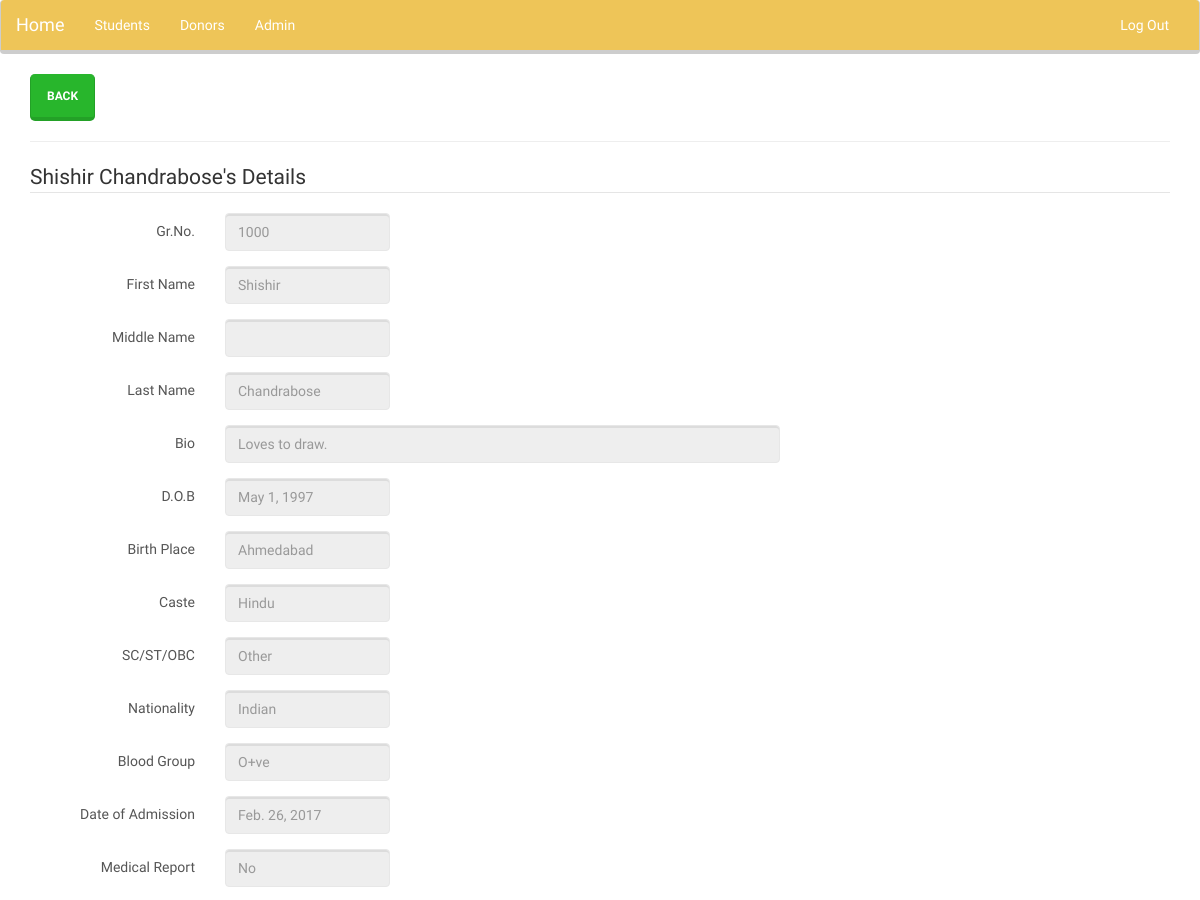
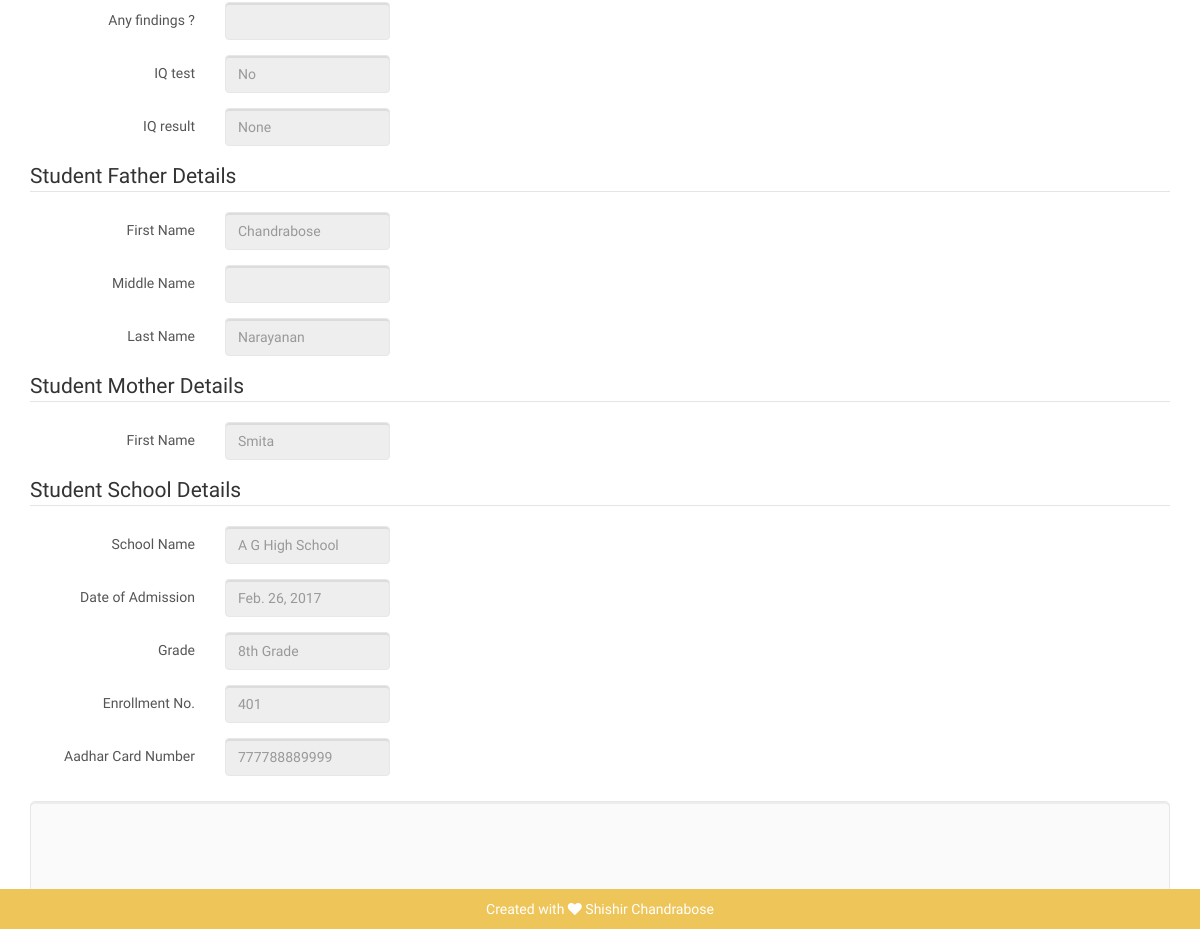
The app's page /student/1000/ (signed in) with its own data (2 pictures, top to bottom).
### visamokids/models.py (models this page shows, shortened)
class Student(models.Model):
	gr_no = models.BigIntegerField(help_text="e.g. 39", primary_key=True, default=0)
	first_name = models.CharField(max_length=100, help_text="e.g. Arpit", blank=True, null=True)
	middle_name = models.CharField(blank=True, null=True, max_length=100, help_text="e.g. Sumanbhai")
	last_name = models.CharField(max_length=100, help_text="e.g. Gamit",blank=True, null=True)
	dob = models.DateField(blank=True, null=True)
	birth_place = models.CharField(max_length=300, blank=True, null=True, help_text="e.g. Uchhal ,Surat")
	bio = models.TextField(blank=True, null=True, help_text="e.g. Has four siblings. Two younger and two elder ones.. or.. Started working as developer in TCS.")
	caste = models.CharField(max_length=300, blank=True, default='None', null=True,help_text="e.g. Hindu Gamit")
	SC_ST_OBC_CHOICES = (
		('SC','SC'),
		('ST','ST'),
		('OBC','OBC'),
		('OTHER','Other'),
		)
	sc_st_obc = models.CharField(choices = SC_ST_OBC_CHOICES, default = 'OTHER', max_length=5)
	nationality = models.CharField(max_length=300, blank=True, null=True, help_text="e.g. Indian")
	blood_group = models.CharField(blank=True, null=True, max_length=10, help_text="e.g. O+ve")
	date_of_admission = models.DateField()
	YES = 'Yes'
	NO = 'No'
	YES_NO_CHOICES = (
		(YES,'Yes'),
		(NO,'No'),
		)
	medical_report = models.CharField(choices = YES_NO_CHOICES, default = NO, max_length=3)
	findings = models.CharField(max_length=300, blank=True, null=True)
	iq_test = models.CharField(choices = YES_NO_CHOICES, default = NO, max_length=3)
	iq_result = models.IntegerField(blank=True, null=True,help_text="e.g. 98")
	father_of_student = models.ForeignKey(StudentFather, on_delete=models.CASCADE, blank=True, null=True)
	mother_of_student = models.ForeignKey(StudentMother, on_delete=models.CASCADE, blank=True, null=True)
	student_school_info = models.ForeignKey(StudentSchoolInfo, on_delete=models.CASCADE, blank=True, null=True)

class StudentFather(models.Model):
	first_name = models.CharField(max_length=100, help_text="e.g. Sumanbhai", blank=True, null=True)
	middle_name = models.CharField(max_length=100, help_text="e.g. Nenadiya",blank=True, null=True)
	last_name = models.CharField(max_length=100, help_text="e.g. Gamit", blank=True, null=True)
	education_of_father = models.CharField(max_length=300, blank=True, null=True, help_text="e.g. Studied till 10th grade")
	occupation_of_father = models.CharField(max_length=300, blank=True, null=True, help_text="e.g. Business")
	contact_number = models.BigIntegerField(blank=True, null=True, help_text="e.g. 8844999000")
	address = models.TextField(blank=True, null=True, help_text="e.g. 8 Gomatipur Street, Sarkhej")
	district = models.CharField(max_length=300, blank=True, null=True, help_text="e.g. Ahmedabad")
	monthly_income = models.BigIntegerField(blank=True, null=True, help_text="e.g. 1333")

class StudentMother(models.Model):
	first_name = models.CharField(max_length=100, help_text="e.g. Anitaben",blank=True, null=True)
	education_of_mother = models.CharField(max_length=300,blank=True, null=True, help_text="e.g. Studied till 10th grade")
	occupation_of_mother = models.CharField(max_length=300,blank=True, null=True, help_text="e.g. Business")
	contact_number = models.BigIntegerField(blank=True, null=True, help_text="e.g. 8844999000")
	monthly_income = models.BigIntegerField(blank=True, null=True, help_text="e.g. 1333")

class StudentSchoolInfo(models.Model):
	admission_secured_school = models.CharField(max_length=300,blank=True, null=True, help_text="e.g. Anand Niketan School")
	date_of_admission_in_school = models.DateField(blank=True, null=True)
	school_enrollment_number = models.BigIntegerField(blank=True, null=True, help_text="e.g. 41")
	aadhar_card_no = models.BigIntegerField(blank=True, null=True, help_text="e.g. 957877658493")
	GRADE_TYPE_CHOICES = (
		('1', '1st Grade'),
		('2', '2nd Grade'),
		('3', '3rd Grade'),
		('4', '4th Grade'),
		('5', '5th Grade'),
		('6', '6th Grade'),
		('7', '7th Grade'),
		('8', '8th Grade'),
		('9', '9th Grade'),
		('10', '10th Grade'),
		('11', '11th Science'),
		('11', '11th Commerce'),
		('12', '12th Science'),
		('12', '12th Commerce'),
	)
	grade = models.CharField(choices = GRADE_TYPE_CHOICES, default = '1', max_length=3, blank=True, null=True)
	STATUS_TYPE_CHOICES = (
		('STU', 'Studying'),
		('DRP', 'Drop Out'),
		('PSD', 'Passed Out'),
	)
	status = models.CharField(choices=STATUS_TYPE_CHOICES, default='STU', max_length=3, blank=True, null=True)

### visamokids/views.py (the view)
# urls.py: url(r'^student/(?P<gr_no>\d+)/',views.student_detail, name='student_detail'),
@login_required(login_url='login_page.html')
def student_detail(request, gr_no):
	try:
		student = Student.objects.get(gr_no=gr_no)
	except Student.DoesNotExist:
		raise Http404('This Student does not exist!')
	return render(request, 'visamokids/student_detail.html', {
			'student':student,
		})

### firstdjango/templates/visamokids/student_detail.html (shortened to what this page needs)
{% extends "base.html" %}
{% block content %}
    <a href="{% url 'student' %}" class="btn btn-primary btn-lg btn-success">Back</a>
	<hr>
    <form class="form-horizontal">
       <fieldset>
        <legend>{{ student.first_name|capfirst}} {{ student.last_name|capfirst}}'s Details</legend>
        <div class="form-group">
          <label class="col-lg-2 control-label">Gr.No.</label>
          <div class="col-lg-2">
            <input type="text" class="form-control" id="inputEmail" placeholder="{{ student.gr_no}}" disabled="true">
          </div>
        </div>
        <div class="form-group">
          <label class="col-lg-2 control-label">First Name</label>
          <div class="col-lg-2">
            <input type="text" class="form-control" id="inputEmail" placeholder="{{ student.first_name}}" disabled="true">
          </div>
        </div>
        <div class="form-group">
          <label class="col-lg-2 control-label">Middle Name</label>
          <div class="col-lg-2">
            <input type="text" class="form-control" id="inputEmail" placeholder="{{ student.middle_name}}" disabled="true">
          </div>
        </div>
        <div class="form-group">
          <label class="col-lg-2 control-label">Last Name</label>
          <div class="col-lg-2">
            <input type="text" class="form-control" id="inputEmail" placeholder="{{ student.last_name}}" disabled="true">
          </div>
        </div>
        <div class="form-group">
          <label class="col-lg-2 control-label">Bio</label>
          <div class="col-lg-6">
            <input type="text" class="form-control" id="inputEmail" placeholder="{{ student.bio}}" disabled="true">
          </div>
        </div>
        <div class="form-group">
          <label class="col-lg-2 control-label">D.O.B</label>
          <div class="col-lg-2">
            <input type="text" class="form-control" id="inputEmail" placeholder="{{ student.dob}}" disabled="true">
          </div>
        </div>
        <div class="form-group">
          <label class="col-lg-2 control-label">Birth Place</label>
          <div class="col-lg-2">
            <input type="text" class="form-control" id="inputEmail" placeholder="{{ student.birth_place}}" disabled="true">
          </div>
        </div>
        <div class="form-group">
          <label class="col-lg-2 control-label">Caste</label>
          <div class="col-lg-2">
            <input type="text" class="form-control" id="inputEmail" placeholder="{{ student.caste}}" disabled="true">
          </div>
        </div>
        <div class="form-group">
          <label class="col-lg-2 control-label">SC/ST/OBC</label>
          <div class="col-lg-2">
            <input type="text" class="form-control" id="inputEmail" placeholder="{{ student.get_sc_st_obc_display}}" disabled="true">
          </div>
        </div>
        <div class="form-group">
          <label class="col-lg-2 control-label">Nationality</label>
          <div class="col-lg-2">
            <input type="text" class="form-control" id="inputEmail" placeholder="{{ student.nationality}}" disabled="true">
          </div>
        </div>
        <div class="form-group">
          <label class="col-lg-2 control-label">Blood Group</label>
          <div class="col-lg-2">
            <input type="text" class="form-control" id="inputEmail" placeholder="{{ student.blood_group}}" disabled="true">
          </div>
        </div>
        <div class="form-group">
          <label class="col-lg-2 control-label">Date of Admission</label>
          <div class="col-lg-2">
            <input type="text" class="form-control" id="inputEmail" placeholder="{{ student.date_of_admission}}" disabled="true">
          </div>
        </div>
         <div class="form-group">
          <label class="col-lg-2 control-label">Medical Report</label>
          <div class="col-lg-2">
            <input type="text" class="form-control" id="inputEmail" placeholder="{{ student.get_medical_report_display}}" disabled="true">
          </div>
        </div>
        <div class="form-group">
          <label class="col-lg-2 control-label">Any findings ?</label>
          <div class="col-lg-2">
            <input type="text" class="form-control" id="inputEmail" placeholder="{{ student.findings}}" disabled="true">
          </div>
        </div>
        <div class="form-group">
          <label class="col-lg-2 control-label">IQ test</label>
          <div class="col-lg-2">
            <input type="text" class="form-control" id="inputEmail" placeholder="{{ student.iq_test}}" disabled="true">
          </div>
        </div>
        <div class="form-group">
          <label class="col-lg-2 control-label">IQ result</label>
          <div class="col-lg-2">
            <input type="text" class="form-control" id="inputEmail" placeholder="{{ student.iq_result}}" disabled="true">
          </div>
        </div>
       <legend>Student Father Details</legend>
        <div class="form-group">
          <label class="col-lg-2 control-label">First Name</label>
          <div class="col-lg-2">
            <input type="text" class="form-control" id="inputEmail" placeholder="{{ student.father_of_student.first_name}}" disabled="true">
          </div>
        </div>
        <div class="form-group">
          <label class="col-lg-2 control-label">Middle Name</label>
          <div class="col-lg-2">
            <input type="text" class="form-control" id="inputEmail" placeholder="{{ student.father_of_student.middle_name}}" disabled="true">
          </div>
        </div>
        <div class="form-group">
          <label class="col-lg-2 control-label">Last Name</label>
          <div class="col-lg-2">
            <input type="text" class="form-control" id="inputEmail" placeholder="{{ student.father_of_student.last_name}}" disabled="true">
          </div>
        </div>
       <legend>Student Mother Details</legend>
        <div class="form-group">
          <label class="col-lg-2 control-label">First Name</label>
          <div class="col-lg-2">
            <input type="text" class="form-control" id="inputEmail" placeholder="{{ student.mother_of_student.first_name}}" disabled="true">
          </div>
        </div>
       <legend>Student School Details</legend>
        <div class="form-group">
          <label class="col-lg-2 control-label">School Name</label>
          <div class="col-lg-2">
            <input type="text" class="form-control" id="inputEmail" placeholder="{{ student.student_school_info.admission_secured_school}}" disabled="true">
          </div>
        </div>
        <div class="form-group">
          <label class="col-lg-2 control-label">Date of Admission</label>
          <div class="col-lg-2">
            <input type="text" class="form-control" id="inputEmail" placeholder="{{ student.student_school_info.date_of_admission_in_school}}" disabled="true">
          </div>
        </div>
        <div class="form-group">
          <label class="col-lg-2 control-label">Grade</label>
          <div class="col-lg-2">
            <input type="text" class="form-control" id="inputEmail" placeholder="{{ student.student_school_info.get_grade_display}}" disabled="true">
          </div>
        </div>
        <div class="form-group">
          <label class="col-lg-2 control-label">Enrollment No.</label>
          <div class="col-lg-2">
            <input type="text" class="form-control" id="inputEmail" placeholder="{{ student.student_school_info.school_enrollment_number}}" disabled="true">
          </div>
        </div>
        <div class="form-group">
          <label class="col-lg-2 control-label">Aadhar Card Number</label>
          <div class="col-lg-2">
            <input type="text" class="form-control" id="inputEmail" placeholder="{{ student.student_school_info.aadhar_card_no}}" disabled="true">
          </div>
        </div>
      </fieldset>
    </form>
    <div>
     <div class="jumbotron">
     </div>
    </div>
{% endblock %}

### records on screen
Student: first_name "Shishir", last_name "Chandrabose", gr_no "1000", bio "Loves to draw.", dob "May 1, 1997", birth_place "Ahmedabad", caste "Hindu", sc_st_obc "Other", nationality "Indian", blood_group "O+ve", date_of_admission "Feb. 26, 2017", medical_report "No", iq_test "No", iq_result "None", father_of_student.first_name "Chandrabose", father_of_student.last_name "Narayanan", mother_of_student.first_name "Smita", student_school_info.admission_secured_school "A G High School", student_school_info.date_of_admission_in_school "Feb. 26, 2017", student_school_info.grade "8th Grade", student_school_info.school_enrollment_number "401", student_school_info.aadhar_card_no "777788889999"
